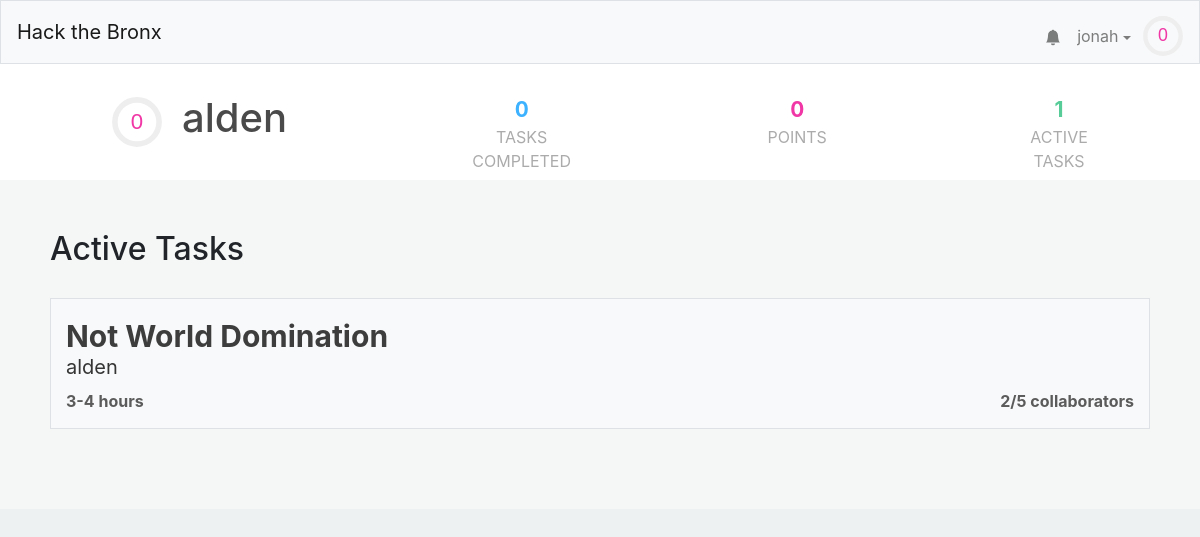
Before: /profile/alden (signed in) with the older database file.
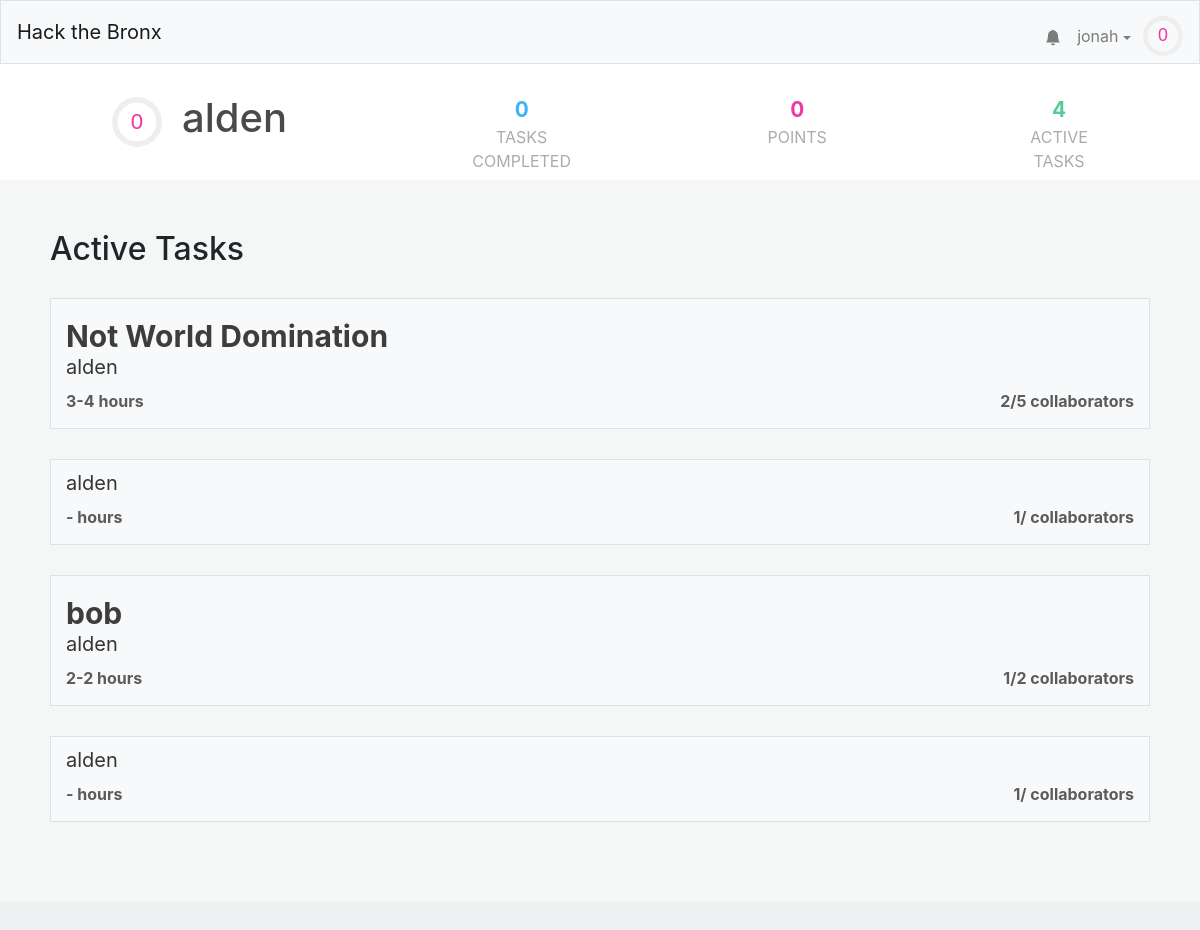
After: the same page with the newer database file.
### tables this page shows
CREATE TABLE "users" (
	"id"	INTEGER NOT NULL UNIQUE,
	"username"	TEXT NOT NULL UNIQUE,
	"hash"	TEXT NOT NULL,
	"tasks"	BLOB,
	"points"	INTEGER NOT NULL DEFAULT 0,
	"numcomplete"	INTEGER NOT NULL DEFAULT 0,
	PRIMARY KEY("id" AUTOINCREMENT)
);

CREATE TABLE "tasks" (
	"id"	INTEGER NOT NULL UNIQUE,
	"title"	TEXT NOT NULL,
	"description"	TEXT,
	"languages"	BLOB,
	"image"	TEXT,
	"hmin"	INTEGER,
	"hmax"	INTEGER,
	"cmax"	INTEGER,
	"collaborators"	TEXT,
	"creator"	INTEGER,
	PRIMARY KEY("id" AUTOINCREMENT)
);

### application.py (the view)
@app.route("/profile/<username>")
@login_required
def profile(username):
    user = getuser(session, db)
    if user["username"] != username:
        other_user = get_user_from_name(username, db)
    else:
        other_user = user
    alltasks = db.execute("SELECT * FROM tasks")
    tasks = []
    for task in alltasks:
        if (task['creator'] == other_user['id'] or other_user['id'] in debyte(task['collaborators'])):
            task['creator'] = other_user["username"]
            task["collaborators-count"] = len(debyte(task['collaborators']))
            task["points"] = calculate_points(task)
            tasks.append(task)
    return render_template("profile.html",other_user=other_user,user=user,active_tasks=tasks,task_count=len(tasks), len=len)

### application.py (called while the page is built)
@app.after_request
def after_request(response):
    response.headers["Cache-Control"] = "no-cache, no-store, must-revalidate"
    response.headers["Expires"] = 0
    response.headers["Pragma"] = "no-cache"
    return response

### helpers.py (called while the page is built)
def login_required(f):
    @wraps(f)
    def decorated_function(*args, **kwargs):
        if session.get("user_id") is None:
            return redirect("/login")
        return f(*args, **kwargs)
    return decorated_function

def debyte(obj):
    return pickle.loads(obj)

def getuser(session, db):
    user =  db.execute("SELECT * FROM users WHERE id = :id", id=session["user_id"])[0]
    user["level"]=int(user['points']**.5//10)
    user["level-progress"] = (user['points']**.5%8)/(((user["level"]+1)*10)**2)
    return user

def get_user_from_name(name, db):
    user =  db.execute("SELECT * FROM users WHERE username = :name", name=name)[0]
    user["level"]=int(user['points']**.5//10)
    user["level-progress"] = (user['points']**.5%8)/(((user["level"]+1)*10)**2)
    return user

def calculate_points(task):
    return 500

### templates/profile.html (shortened to what this page needs)
{% extends "layout.html" %}
{% block head %}
    <link href="/static/profile.css" rel="stylesheet">
{% endblock %}
{% block mainnocont %}
	<div class="profile-outer">
		<div class = "name-section">
		 	<div style="display: flex; align-items: center;">
				<div style = "margin-left: 12px;">
					<svg viewBox="0 0 36 36" class="level-display-outer">
						<path class="level-display-bg"
			        d="M18 2.0845
			          a 15.9155 15.9155 0 0 1 0 31.831
			          a 15.9155 15.9155 0 0 1 0 -31.831"
			      />
					  <path class = "level-display"
					    d="M18 2.0845
					      a 15.9155 15.9155 0 0 1 0 31.831
					      a 15.9155 15.9155 0 0 1 0 -31.831"
					    fill="none"
					    stroke="#444";
					    stroke-width="1";
					    stroke-dasharray="{{ other_user["level-progress"] }}, 100";
					  />
					  <text x="18" y="22.8" class="level">{{other_user["level"]}}</text>
					</svg>
				</div>
				<h1 class="profile-username">{{other_user["username"]}}</h1>
			</div>
			<div class = "tasks-completed">
				<span>{{ other_user["numcomplete"] }}</span>
				<div>Tasks Completed</div>
			</div>
			<div class = "point-count">
				<span>{{ other_user["points"] }}</span>
				<div>Points</div>
			</div>
			<div class = "active-tasks">
				<span>{{ task_count }}</span>
				<div>Active Tasks</div>
			</div>
		</div>
		<div class = "information">
			<h2>Active Tasks</h2>
			<div class = "a-tasks">
				{% for task in active_tasks %}
					<a class = "div-link" href="/task/{{task.id}}">
						<div class="task">
							<span class="task-name">{{ task["title"] }}</span>
							<span class="task-creator">{{ task["creator"] }}</span>
							<div class="task-stats">
								<span class="task-time">{{ task["hmin"] }}-{{ task["hmax"] }} hours</span>
								<span class="task-collaborator-count">{{task["collaborators-count"] }}/{{ task["cmax"] }} collaborators</span>
							</div>
						</div>
					</a>
				{% endfor %}
			</div>
		</div>
	</div>
{% endblock %}

### templates/layout.html (shortened to what this page needs)
<!DOCTYPE html>
<html lang="en">
    <head>
        <link href="https://maxcdn.bootstrapcdn.com/bootstrap/4.1.3/css/bootstrap.min.css" rel="stylesheet">
        {% block head %}{% endblock %}
        <link href="/static/styles.css" rel="stylesheet">
    </head>
    <body>
        <nav style = "height: 8vh" class="navbar navbar-expand-md navbar-light bg-light border">
            <a class="navbar-brand" href="/"><span class="red">Hack the Bronx</span></a>
            <div class="collapse navbar-collapse" id="navbar">
                {% if session.user_id %}
                    <ul class="navbar-nav ml-auto mt-2">
                        <li style="position: relative; transform:translateX(8px) translateY(7.5px);"class="nav-item"><a class="nav-link" href="/notifications"><svg xmlns="http://www.w3.org/2000/svg" width="16" height="16" fill="currentColor" class="bi bi-bell-fill" viewBox="0 0 16 16">
  <path d="M8 16a2 2 0 0 0 2-2H6a2 2 0 0 0 2 2zm.995-14.901a1 1 0 1 0-1.99 0A5.002 5.002 0 0 0 3 6c0 1.098-.5 6-2 7h14c-1.5-1-2-5.902-2-7 0-2.42-1.72-4.44-4.005-4.901z"/>
</svg></a></li>
                        <li class="nav-item">
                            <div id="user-information-dropdown">
                              <button onclick="showUserDropdown()" id="user-information-dropname" class="nav-link">{{ session.user_name }} <span class="dropdown-caret"></span></button>
                            </div>
                        </li>
                        <li class="nav-item">
                            <div style = "margin-left: -4px;">
                                <svg viewBox="0 0 36 36" style="transform: translateY(8px); width: 40px;">
                                    <path class="level-display-bg"
                                d="M18 2.0845
                                  a 15.9155 15.9155 0 0 1 0 31.831
                                  a 15.9155 15.9155 0 0 1 0 -31.831"
                              />
                                  <path class = "level-display"
                                    d="M18 2.0845
                                      a 15.9155 15.9155 0 0 1 0 31.831
                                      a 15.9155 15.9155 0 0 1 0 -31.831"
                                    fill="none"
                                    stroke="#444";
                                    stroke-width="1";
                                    stroke-dasharray="{{ user["level-progress"] }}, 100";
                                  />
                                  <text x="18" y="22.8" class="level">{{user["level"]}}</text>
                                </svg>
                            </div>
                        </li>
                    </ul>
                {% endif %}
            </div>
        </nav>
        {% block mainnocont %}{% endblock %}
        <main class="container p-5">
        </main>
    </body>
</html>

### static/profile.css (style rules this page uses)
.profile-username { color:#4a4a4a; margin-left: 20px; }
.name-section { color: #3d3d3d; padding: 30px 100px; background: white; width: 100%; display: flex; }
.information { left:0; right: 0; display: block; background: #F5F7F7; width: 100%; padding: 50px 50px; }
.tasks-completed { display: flex; flex-direction: column; align-items-content: center; text-align: center; width: 200px; padding: 0; height: 50px; margin-left: 180px; }
.tasks-completed span { font-weight: bold; font-size: 1.3em; color: #3DB2FF; }
.tasks-completed div { color: #ababab; text-transform: uppercase; }
.point-count { display: flex; flex-direction: column; align-items-content: center; text-align: center; width: 150px; height: 50px; margin-left: 180px; }
.point-count span { font-weight: bold; font-size: 1.3em; color: #F037A5; }
.point-count div { color: #ababab; text-transform: uppercase; }
.active-tasks { display: flex; flex-direction: column; align-items-content: center; text-align: center; width: 150px; height: 50px; margin-left: 180px; }
.active-tasks span { font-weight: bold; font-size: 1.3em; color: #57CC99; }
.active-tasks div { color: #ababab; text-transform: uppercase; }
body { background: #EDF1F2; }
.task { margin: 30px 0; background: #F8F9FA; border: 1px solid #DEE2E6; padding: 15px; display: flex; flex-direction: column; transition: .1s; color: #3d3d3d; }
.task-name { font-size: 30px; font-weight: bold; }
.task-creator { transform: translateY(-7px); color: #353535; font-size: 20px; }
.task-points, .task-time, .task-collaborator-count { color: #5B5B5B; font-weight: bold; }
.task-stats { display: flex; justify-content: space-between; width: 100%; }

### static/styles.css (style rules this page uses)
#user-information-dropname { background: none; padding: 16px; border: none; cursor: pointer; }
.dropdown-caret { display: inline-block; width: 0; height: 0; vertical-align: middle; content: ""; border-style: solid; border-width: 4px 4px 0; border-right-color: transparent; border-bottom-color: transparent; border-left-color: transparent; }
#user-information-dropname { position: relative; display: inline-block; }
.level-display-outer { width: 50px; }
.level { fill: #F037A5; font-family: sans-serif; font-size: 1em; text-anchor: middle; }

Changed rows visible on the page:
added tasks: creator "alden", task "1"
added tasks: title "bob", creator "alden", hmin "2", hmax "2", task "1", cmax "2"
added tasks: creator "alden", task "1"
Other visible differences:
{{ task_count }}: "1" → "4"
